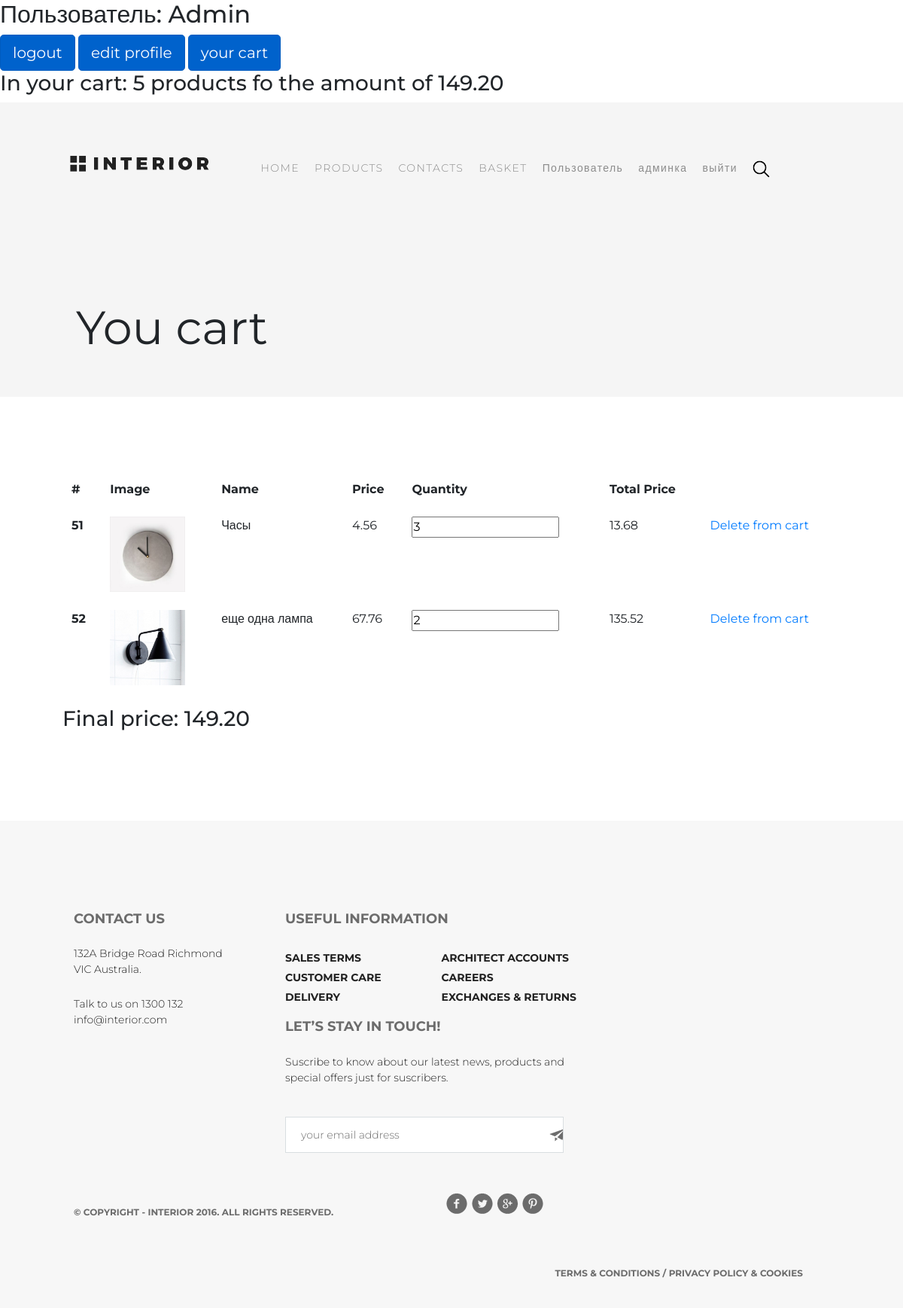
Page /basket/ (signed in) on the earlier database version.
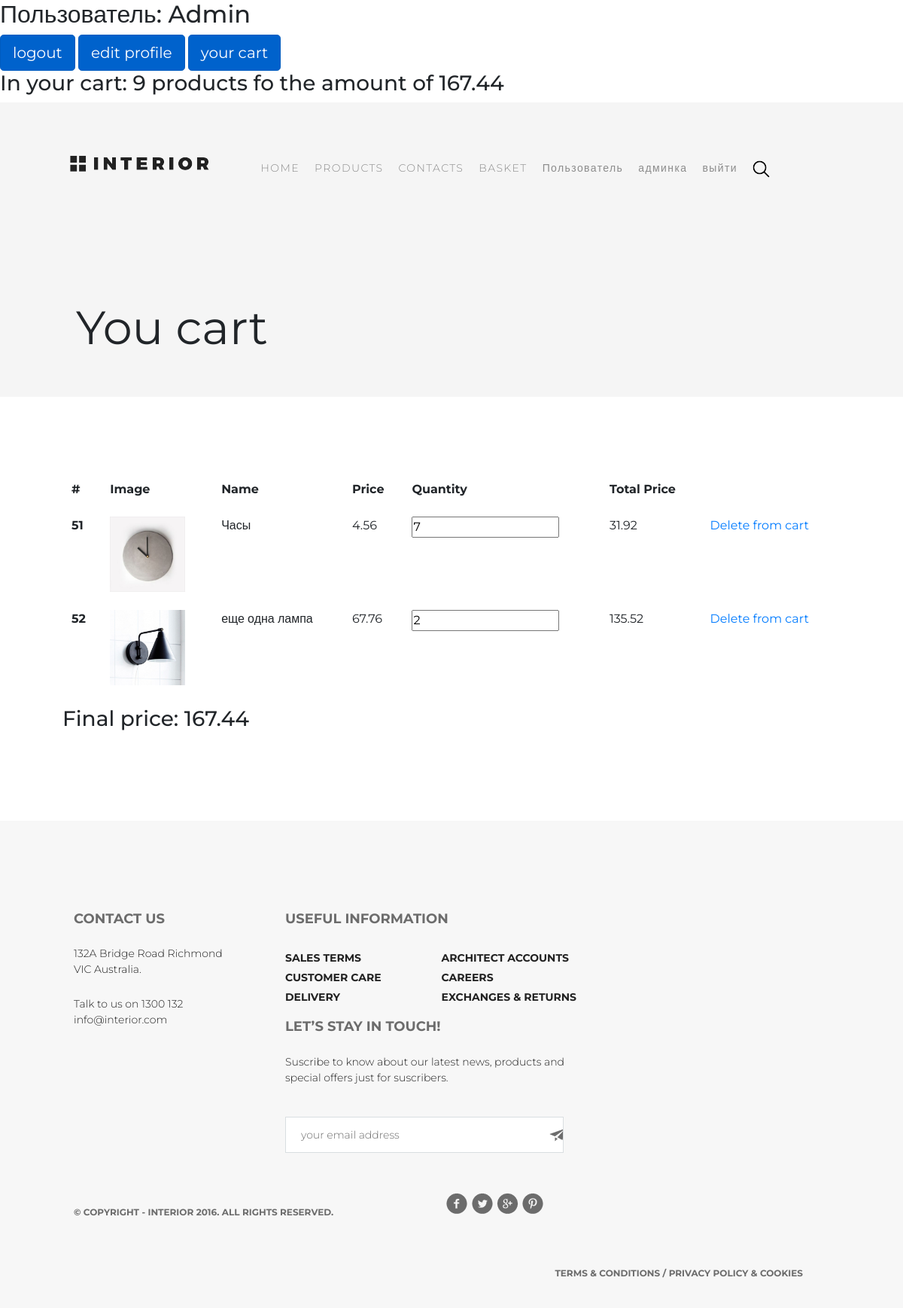
Same page on the later database version.
### authapp/models.py (models this page shows, shortened)
class ShopUser(AbstractUser):
    class Meta:
        verbose_name = 'пользователь'
        verbose_name_plural = 'пользователи'
    avatar = models.ImageField(upload_to='users_avatars', blank=True)
    age = models.PositiveIntegerField(verbose_name='возраст')

### basketapp/models.py (models this page shows, shortened)
class Basket(models.Model):
    user = models.ForeignKey(settings.AUTH_USER_MODEL, on_delete=models.CASCADE, related_name='basket')
    product = models.ForeignKey(Product, on_delete=models.CASCADE)
    quantity = models.PositiveIntegerField(verbose_name='количество', default=0)
    add_datetime = models.DateTimeField(verbose_name='время', auto_now_add=True)
    def get_cost(self):
        return self.quantity * self.product.price
    cost = property(get_cost)

### mainapp/models.py (models this page shows, shortened)
class Product(models.Model):
    class Meta:
        verbose_name = 'Продукт'
        verbose_name_plural = 'Продукты'
    category = models.ForeignKey(ProductCategory, on_delete=models.CASCADE)
    name = models.CharField(verbose_name='имя продукта', max_length=128)
    image = models.ImageField(upload_to='products_images', blank=True)
    short_desc = models.CharField(verbose_name='краткое описание продукта', max_length=60, blank=True)
    description = models.TextField(verbose_name='описание продукта', blank=True)
    price = models.DecimalField(verbose_name='цена', max_digits=8, decimal_places=2, default=0)
    quantity = models.PositiveIntegerField(verbose_name='в наличии', default=0)
    is_hot = models.BooleanField(verbose_name='горячее предложение', default=False)

### basketapp/views.py (the view)
# urls.py: path('', basketapp.basket, name='view'),
@login_required
def basket(request):
    basket = []
    if request.user.is_authenticated:
        basket = Basket.objects.filter(user=request.user)
        content = {
            'basket': basket,
        }
        return render(request, 'basketapp/basket.html', content)
    else:
        return HttpResponseRedirect(reverse('main'))

### mainapp/templatetags/custom_tags.py (called while the page is built)
@register.filter
def basket_total_quantity(user):
    if user.is_anonymous:
        return 0
    else:
        basket = user.basket.all()
        total_quantity = sum(list(map(lambda basket_slot: basket_slot.quantity, basket)))
        return total_quantity

@register.filter
def basket_total_cost(user):
    if user.is_anonymous:
        return 0
    else:
        basket = user.basket.all()
        total_cost = sum(list(map(lambda basket_slot: basket_slot.cost, basket)))
        return total_cost

### basketapp/templates/basketapp/basket.html (shortened to what this page needs)
{% extends 'mainapp/base.html' %}
{% load staticfiles %}
{% load custom_tags %}
{% block css %}
    {{ block.super}}
    <link rel="stylesheet" type="text/css" href="{% static '/css/style_deals.css' %}">
    <link rel="stylesheet" type="text/css" href="{% static '/css/style_contacts.css' %}">
{% endblock %}
{% block header %}
    {{block.super}}
    <h1>You cart</h1>
{% endblock %}
{% block content %}
    <table class="table table-borderless">
      <thead>
        <tr>
          <th scope="col">#</th>
          <th scope="col">Image</th>
          <th scope="col">Name</th>
          <th scope="col">Price</th>
          <th scope="col">Quantity</th>
          <th scope="col">Total  Price</th>
          <th></th>
        </tr>
      </thead>
      <tbody>
       {% for prod in basket %}
        <tr>
          <th scope="row">{{ prod.id }}</th>
          <td><img src="../media/{{ prod.product.image }}" alt="Картинка не прогрузилась"></td>
          <td>{{ prod.product.name }}</td>
          <td>{{ prod.product.price }}</td>
          <td>
              <div class="basket_list">
                  <input type="number" min="0"
                         name="{{ prod.pk }}"
                         value="{{ prod.quantity }}"
                         title="">
              </div>
          </td>
          <td>
              <div class="basket_list">
                {{ prod.cost }}
              </div>
          </td>
          <td><a href="{% url 'basket:remove' prod.pk %}">Delete from cart</a> </td>
        </tr>
       {% endfor %}
      </tbody>
    </table>
    <h3>Final price: {{ request.user|basket_total_cost }}</h3>
{% endblock %}

### mainapp/templates/mainapp/base.html (shortened to what this page needs)
<!DOCTYPE html>
{% load staticfiles %}
{% load custom_tags %}
<html lang="en">
<head>
    {% block css %}
        <link rel="stylesheet" href="{% static '/css/bootstrap.min.css' %}">
        <link rel="stylesheet" type="text/css" href="{% static '/css/style.css' %}">
    {% endblock %}
</head>
<body>
    <div class="conteiner">
        <div class="user">
            {% if request.user.is_authenticated %}
                <h2>Пользователь: {{ request.user.username|title }}</h2>
                <a href="{% url 'auth:logout' %}" class="btn btn-primary btn-lg active" role="button" aria-pressed="true">logout</a>
                <a href="{% url 'auth:edit' request.user.id %}" class="btn btn-primary btn-lg active" role="button" aria-pressed="true">edit profile</a>
                <a href="{% url 'basket:view' %}" class="btn btn-primary btn-lg active" role="button" aria-pressed="true">your cart</a>
                <h3> In your cart: {{ request.user|basket_total_quantity }} products fo the amount of {{ request.user|basket_total_cost }}</h3>
            {% else %}
                <h2>Пользователь не авторизован</h2>
                <a href="{% url 'auth:login' %}" class="btn btn-primary btn-lg active" role="button" aria-pressed="true">login</a>
                <a href="{% url 'auth:register' %}" class="btn btn-primary btn-lg active" role="button" aria-pressed="true">create user</a>
            {% endif %}
        </div>
        <div class="header">
            {% block header %}
                <a href="{% url 'main' %}">
                    <img class="logo" src="{% static '/img/logo.png' %}" alt="Картинка не прогрузилась">
                </a>
                {% include 'mainapp/includes/inc_menu.html' %}
            {% endblock %}
        </div>
        <div class="content">
            {% block content %}
            {% endblock %}
        </div>
        <div class="footer">
            {% block footer %}
                <div class="contact">
                    <h2>Contact Us</h2>
                    <p>132A Bridge Road Richmond VIC
                        Australia.
                    </p>
                    <p>Talk to us on 1300 132
                        info@interior.com</p>
                </div>
                <div class="useful">
                    <h2>Useful Information</h2>
                    <ul>
                        <li><a href="{% url 'main' %}">Sales terms</a></li>
                        <li><a href="{% url 'main' %}">Customer care</a></li>
                        <li><a href="{% url 'main' %}">Delivery</a></li>
                    </ul>
                    <ul>
                        <li><a href="{% url 'main' %}">Architect accounts</a></li>
                        <li><a href="{% url 'main' %}">Careers</a></li>
                        <li><a href="{% url 'main' %}">Exchanges & returns</a></li>
                    </ul>
                </div>
                <div class="lets_stay">
                    <h2>Let’s Stay in Touch!</h2>
                    <p>Suscribe to know about our latest news, products and special offers just for suscribers.</p>
                    <input class="form" type="text" value="your email address">
                </div>
                <div class="copyright">
                    <p>© Copyright - INTERIOR 2016. All Rights Reserved.</p>
                </div>
                <div class="social"><img src="{% static '/img/social-links.png' %}" alt="Картинка не прогрузилась"></div>
                <div class="terms"><a href="{% url 'main' %}">Terms & Conditions / Privacy policy & Cookies</a></div>
            {% endblock %}
        </div>
    </div>
</body></html>

### mainapp/templates/mainapp/includes/inc_menu.html (shortened to what this page needs)
{% load staticfiles %}
{% block menu %}
    <ul class="menu">
            <li>
                <a href="{% url 'main' %}"
                    class="">
                    HOME
                </a>
            </li>
            <li>
                <a href="{% url 'products:index' %}"
                    class="">
                    PRODUCTS
                </a>
            </li>
            <li>
                <a href="{% url 'contact' %}"
                    class="">
                    CONTACTS
                </a>
            </li>
            <li>
                <a href="{% url 'basket:view' %}"
                    class="">
                    BASKET
                </a>
            </li>
            {% if user.is_authenticated %}
                <li>
                    <a href="{% url 'auth:edit' request.user.id%}">
                        {{ user.first_name|default:'Пользователь' }}
                     </a>
                </li>
            {% endif %}
            {% if user.is_superuser %}
                <li>
                    <a href="{% url 'admin_custom:users' %}">админка</a>
                </li>
            {% endif %}
            <li>
                {% if user.is_authenticated %}
                    <a href="{% url 'auth:logout' %}">выйти</a>
                {% else %}
                    <a href="{% url 'auth:login' %}">войти</a>
                {% endif %}
            </li>
        <li><a href="{% url 'main' %}"><img src="{% static '/img/search.png' %}" alt="search"></a></li>
    </ul>
{% endblock %}

### static/css/style.css (style rules this page uses)
body { font-family: 'Montserrat', sans-serif; max-width: 1366px; min-width: 800px; margin: 0 auto; }
html, body { height: 100%; }
* { padding: 0; margin: 0; }
a { text-decoration: none; }
li { list-style-type: none; }
.conteiner { min-height: 100%; }
.header { height: 800px; background-image: url(../img/slider-img.jpg); position: relative; min-width: 800px; }
.logo { width: 185px; height: 22px; margin: 70px 0 0 93px; }
.menu { float: right; margin: 67px 167px 0 0; }
.menu li { float: left; }
.menu a { display: block; padding: 10px; font-size: 14px; color: #8c8c8c; font-weight: 300; letter-spacing: 1.4px; }
.footer { padding: 120px 105px 35px 98px; float: left; background-color: #f7f7f7; }
.contact { float: left; width: 221px; margin-right: 60px; }
.useful { float: left; width: 482px; }
.lets_stay { float: left; width: 400px; }
.footer h2 { color: #6c6c6c; font-size: 18px; font-weight: 700; text-transform: uppercase; }
.footer p { color: #212121; font-size: 14px; font-weight: 300; margin-top: 25px; }
.footer .form { width: 370px; height: 48px; border: 1px solid #d9dee1; background-color: #ffffff; margin-top: 25px; color: #6c6c6c; font-size: 14px; font-weight: 300; padding-left: 20px; background-image: url(../img/fly.png); background-repeat: no-repeat; background-position: 350px 15px; }
.footer ul { margin-right: 80px; float: left; margin-top: 20px; }
.footer ul a { color: #212121; font-size: 14px; font-weight: 700; line-height: 26px; text-transform: uppercase; }
.copyright { float: left; }
.copyright p { float: left; color: #6c6c6c; font-size: 12px; font-weight: 700; text-transform: uppercase; margin-top: 70px; margin-right: 150px; }
.social { float: left; margin-top: 53px; margin-right: 140px; }
.terms { margin-top: 66px; float: right; margin-right: 28px; }
.terms a { color: #6c6c6c; font-size: 12px; font-weight: 700; text-transform: uppercase; }
a.active { color: red; }
.table img, .product_record img, .user_record img { width: 100px; height: 100px; }

### static/css/style_deals.css (style rules this page uses)
.header { background-image: none; height: unset; margin-bottom: 40px; }

### static/css/style_contacts.css (style rules this page uses)
.header { background-color: #f5f5f5; background-image: none; height: unset; padding-bottom: 56px; }
.header h1 { font-size: 62px; font-weight: 400; line-height: 72px; margin: 171px 0 0 101px; }
.content { padding: 59px 83px 110px; }

Differences in the rows shown:
changed ShopUser "Admin": user|basket_total_quantity "5" → "9"; user|basket_total_cost "149.20" → "167.44"
changed Basket "Часы": quantity "3" → "7"; cost "13.68" → "31.92"
